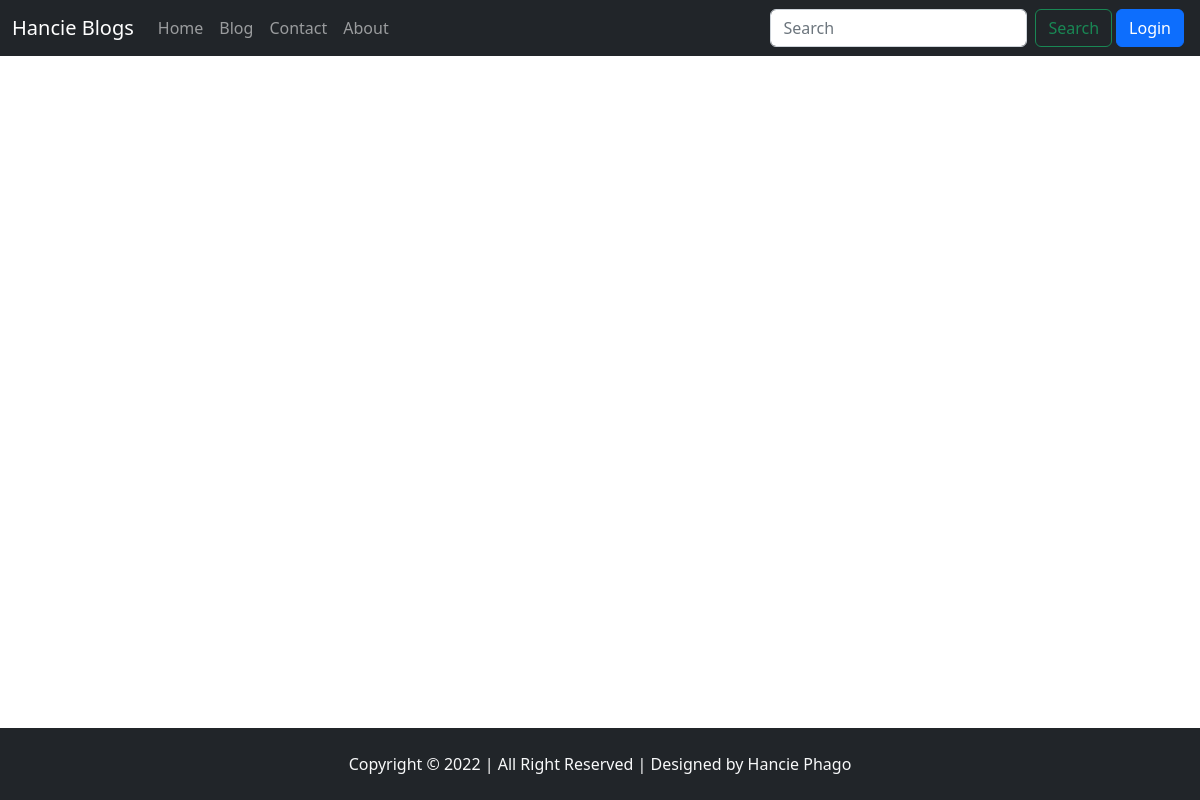
The app's page /blogpost/Bestfriend, older data.
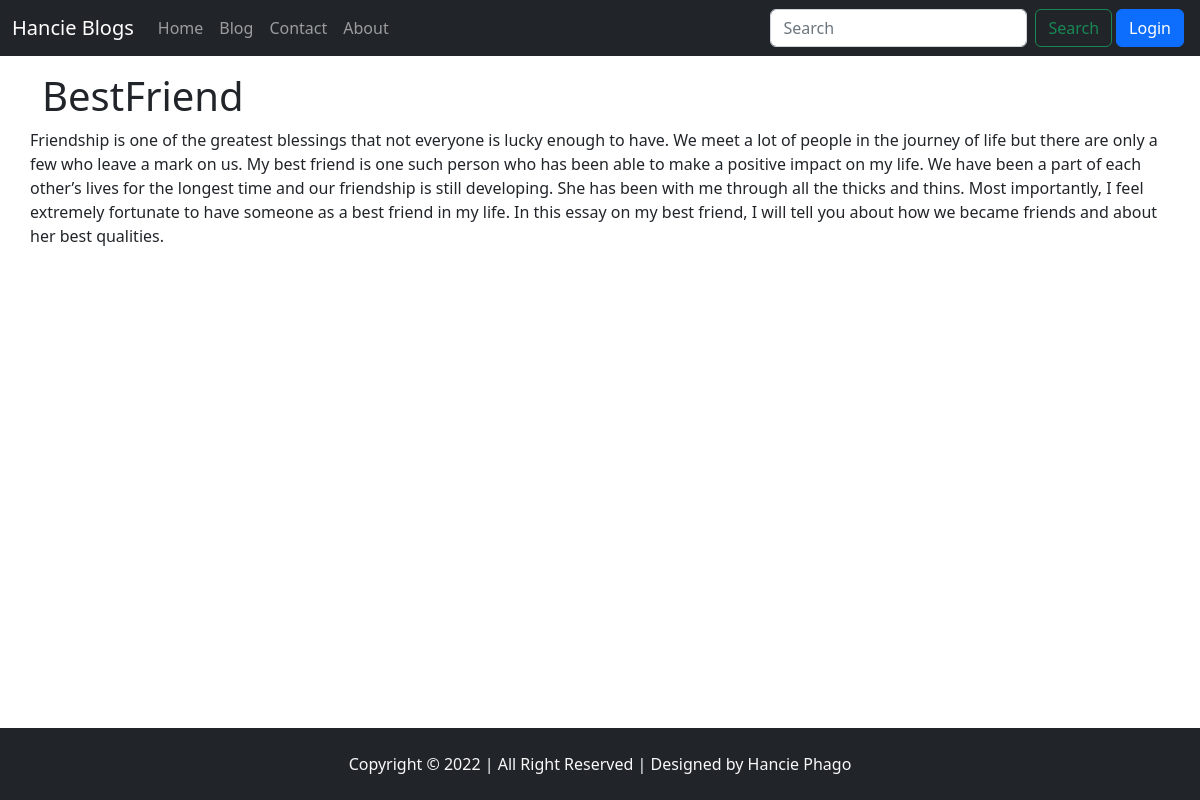
The same page, newer data.
### blog/models.py (models this page shows, shortened)
class Blog(models.Model):
    sno = models.AutoField(primary_key=True)
    title = models.CharField(max_length=300)
    content = models.TextField()
    slug = models.CharField(max_length=100)
    time = models.DateTimeField(auto_now_add=True)

### blog/views.py (the view)
# urls.py: path('blogpost/<str:slug>',views.blogpost,name='blogpost'),
def blogpost(request, slug):
    blogs = Blog.objects.filter(slug=slug).first()
    context_dict= {'blogs': blogs}
    return render(request, 'blogpost.html', context_dict)

### templates/blogpost.html
{% extends 'base.html' %}
{% block body  %}
<div class="container my-3">
   <h1> {{blogs.title}}</h1>
   <div class="row">
    {{blogs.content}}
   </div>
</div>
{% endblock body %}
{% block blogpostfooter %}fixed-bottom{% endblock blogpostfooter %}

Row changes from the older to the newer data that the page shows:
added Blog: title "BestFriend", content "Friendship is one of the greatest blessings that not everyone is lucky enough to have. We meet a lot of people in the journey of life but there are only a few who leave a mark on us. My best friend is one such person who has been able to make a positive impact on my life. We have been a part of each other’s lives for the longest time and our friendship is still developing. She has been with me through all the thicks and thins. Most importantly, I feel extremely fortunate to have someone as a best friend in my life. In this essay on my best friend, I will tell you about how we became friends and about her best qualities."
